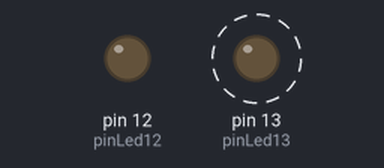
A sketch run on a simulated Arduino Uno, built with avr-gcc and run on an emulated ATmega328P. Parts: output pins drawn as LEDs (lit = HIGH). Dashed ring = blinking.

Above: at 0.5 s.
At 9.5 s:
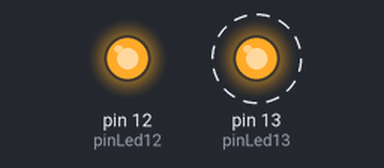
Timing chart, 0 to 13.0 s (numbered marks = the images above):
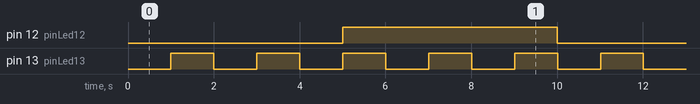

Measured:
- by itself, pin 12 (pinLed12): alternates HIGH for 5.0 s and LOW for 5.0 s
- by itself, pin 13 (pinLed13): alternates HIGH for 1.0 s and LOW for 1.0 s
- by itself, everything shown: repeats every 10.0 s, in 12 steps

The sketch:

parpadeosimultaneo.ino
```cpp
//fuente: https://forum.arduino.cc/t/hacer-dos-cosas-simultaneas/248040/4
//El siguiente ejemplo hace dos cosas simultaneas usando la función millis().

//1 - led 12 parpadea cada 5 segundos
//2 -led 13 parpadea cada segundo.

// Parametros del pin 12
const int pinLed12 = 12;
long intervalo1 = 5000;
long timer1 = millis();
int estadoPin12 = LOW;

// Parametros del pin 13
const int pinLed13 = 13;
long intervalo2 = 1000;
long timer2 = millis();
int estadoPin13 = LOW;

void setup() {
  pinMode(pinLed12, OUTPUT); //pin 12 como salida
  pinMode(pinLed13, OUTPUT); //pin 13 como salida
}

void loop() {

  if ( (millis() - timer1) > intervalo1){
    parpadeo_12(); //invoca rutina de parpadeo pin 12
  }
  if ( (millis() - timer2) > intervalo2){
    parpadeo_13(); //invoca rutina de parpadeo pin 13
  }
}

void parpadeo_12(){ //rutina de parpadeo pin 12
  if (estadoPin12 == LOW)
      estadoPin12 = HIGH;
    else
      estadoPin12 = LOW;
    digitalWrite(pinLed12, estadoPin12);
    timer1 = millis();
}

void parpadeo_13(){ //rutina de parpadeo pin 13
  if (estadoPin13 == LOW)
      estadoPin13 = HIGH;
    else
      estadoPin13 = LOW;
    digitalWrite(pinLed13, estadoPin13);
    timer2 = millis();
}
```
